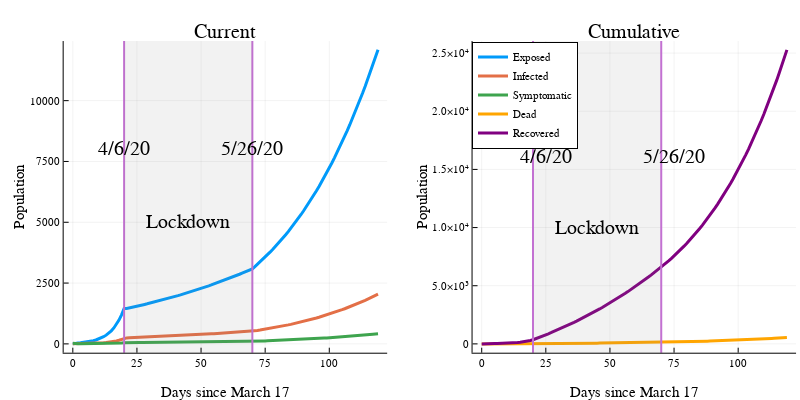

Notebook code cell kept with this figure:
### Code cell
plot(outer, inner, legend=(.59, .94), size=(800, 400), title=["Current" "Cumulative"])
xlabel!("Days since March 17", thickness_scaling=20)
ylabel!("Population")

### Figure 1 — Plotly figure (JSON) as saved in the notebook; plotly's stock layout.template omitted (floating-point values rounded to 4 significant figures)
{"data": [{"colorbar": {"title": ""}, "legendgroup": "Exposed", "line": {"color": "rgba(0, 154, 250, 1.000)", "dash": "solid", "shape": "linear", "width": 3}, "mode": "lines", "name": "Exposed", "showlegend": true, "type": "scatter", "x": [0, 1, 2, 3, 4, 5, 6, 7, 8, 9, 10, 11, 12, 13, 14, 15, 16, 17, 18, 19, 20, 21, 22, 23, 24, 25, 26, 27, 28, 29, 30, 31, 32, 33, 34, 35, 36, 37, 38, 39, 40, 41, 42, 43, 44, 45, 46, 47, 48, 49, 50, 51, 52, 53, 54, 55, 56, 57, 58, 59, 60, 61, 62, 63, 64, 65, 66, 67, 68, 69, 70, 71, 72, 73, 74, 75, 76, 77, 78, 79, 80, 81, 82, 83, 84, 85, 86, 87, 88, 89, 90, 91, 92, 93, 94, 95, 96, 97, 98, 99, 100, 101, 102, 103, 104, 105, 106, 107, 108, 109, 110, 111, 112, 113, 114, 115, 116, 117, 118, 119], "xaxis": "x1", "y": [0, 29.86, 39.49, 48.45, 59.19, 72.31, 88.35, 108.0, 131.9, 161.2, 196.9, 240.6, 294.0, 359.2, 438.9, 536.2, 655.1, 800.4, 977.9, 1195.0, 1460.0, 1459.0, 1478.0, 1500.0, 1524.0, 1548.0, 1573.0, 1597.0, 1623.0, 1648.0, 1674.0, 1700.0, 1727.0, 1754.0, 1782.0, 1809.0, 1838.0, 1866.0, 1896.0, 1925.0, 1955.0, 1986.0, 2017.0, 2048.0, 2080.0, 2112.0, 2145.0, 2178.0, 2212.0, 2246.0, 2280.0, 2315.0, 2351.0, 2387.0, 2424.0, 2461.0, 2499.0, 2537.0, 2576.0, 2615.0, 2655.0, 2695.0, 2736.0, 2778.0, 2820.0, 2863.0, 2906.0, 2950.0, 2994.0, 3039.0, 3085.0, 3180.0, 3274.0, 3369.0, 3468.0, 3569.0, 3673.0, 3780.0, 3890.0, 4003.0, 4119.0, 4239.0, 4361.0, 4487.0, 4617.0, 4750.0, 4887.0, 5027.0, 5172.0, 5320.0, 5472.0, 5628.0, 5789.0, 5954.0, 6123.0, 6297.0, 6475.0, 6658.0, 6846.0, 7039.0, 7237.0, 7439.0, 7648.0, 7861.0, 8080.0, 8304.0, 8534.0, 8770.0, 9012.0, 9259.0, 9513.0, 9773.0, 10040.0, 10310.0, 10590.0, 10880.0, 11170.0, 11470.0, 11770.0, 12090.0], "yaxis": "y1", "zmax": null, "zmin": null}, {"colorbar": {"title": ""}, "legendgroup": "Infected", "line": {"color": "rgba(227, 111, 71, 1.000)", "dash": "solid", "shape": "linear", "width": 3}, "mode": "lines", "name": "Infected", "showlegend": true, "type": "scatter", "x": [0, 1, 2, 3, 4, 5, 6, 7, 8, 9, 10, 11, 12, 13, 14, 15, 16, 17, 18, 19, 20, 21, 22, 23, 24, 25, 26, 27, 28, 29, 30, 31, 32, 33, 34, 35, 36, 37, 38, 39, 40, 41, 42, 43, 44, 45, 46, 47, 48, 49, 50, 51, 52, 53, 54, 55, 56, 57, 58, 59, 60, 61, 62, 63, 64, 65, 66, 67, 68, 69, 70, 71, 72, 73, 74, 75, 76, 77, 78, 79, 80, 81, 82, 83, 84, 85, 86, 87, 88, 89, 90, 91, 92, 93, 94, 95, 96, 97, 98, 99, 100, 101, 102, 103, 104, 105, 106, 107, 108, 109, 110, 111, 112, 113, 114, 115, 116, 117, 118, 119], "xaxis": "x1", "y": [2, 3.514, 5.72, 7.366, 9.075, 11.1, 13.57, 16.58, 20.25, 24.75, 30.24, 36.95, 45.14, 55.16, 67.39, 82.34, 100.6, 122.9, 150.2, 183.5, 224.2, 245.5, 251.5, 255.7, 259.8, 263.9, 268.0, 272.3, 276.6, 280.9, 285.3, 289.8, 294.4, 299.0, 303.7, 308.4, 313.3, 318.2, 323.1, 328.2, 333.3, 338.5, 343.8, 349.1, 354.5, 360.0, 365.6, 371.3, 377.0, 382.8, 388.8, 394.8, 400.8, 407.0, 413.3, 419.6, 426.0, 432.5, 439.2, 445.9, 452.7, 459.6, 466.6, 473.6, 480.8, 488.1, 495.5, 503.0, 510.6, 518.3, 526.0, 538.3, 553.7, 569.8, 586.5, 603.6, 621.2, 639.3, 657.9, 677.1, 696.7, 716.9, 737.7, 759.0, 781.0, 803.5, 826.7, 850.4, 874.9, 900.0, 925.8, 952.2, 979.4, 1007.0, 1036.0, 1065.0, 1096.0, 1127.0, 1158.0, 1191.0, 1225.0, 1259.0, 1294.0, 1330.0, 1368.0, 1406.0, 1445.0, 1485.0, 1526.0, 1568.0, 1611.0, 1655.0, 1700.0, 1746.0, 1793.0, 1842.0, 1892.0, 1942.0, 1994.0, 2047.0], "yaxis": "y1", "zmax": null, "zmin": null}, {"colorbar": {"title": ""}, "legendgroup": "Symptomatic", "line": {"color": "rgba(62, 164, 78, 1.000)", "dash": "solid", "shape": "linear", "width": 3}, "mode": "lines", "name": "Symptomatic", "showlegend": true, "type": "scatter", "x": [0, 1, 2, 3, 4, 5, 6, 7, 8, 9, 10, 11, 12, 13, 14, 15, 16, 17, 18, 19, 20, 21, 22, 23, 24, 25, 26, 27, 28, 29, 30, 31, 32, 33, 34, 35, 36, 37, 38, 39, 40, 41, 42, 43, 44, 45, 46, 47, 48, 49, 50, 51, 52, 53, 54, 55, 56, 57, 58, 59, 60, 61, 62, 63, 64, 65, 66, 67, 68, 69, 70, 71, 72, 73, 74, 75, 76, 77, 78, 79, 80, 81, 82, 83, 84, 85, 86, 87, 88, 89, 90, 91, 92, 93, 94, 95, 96, 97, 98, 99, 100, 101, 102, 103, 104, 105, 106, 107, 108, 109, 110, 111, 112, 113, 114, 115, 116, 117, 118, 119], "xaxis": "x1", "y": [22, 4.514, 1.681, 1.459, 1.698, 2.064, 2.521, 3.08, 3.763, 4.598, 5.618, 6.865, 8.388, 10.25, 12.52, 15.3, 18.69, 22.84, 27.9, 34.09, 41.65, 48.41, 51.25, 52.55, 53.48, 54.34, 55.21, 56.08, 56.96, 57.86, 58.77, 59.69, 60.63, 61.58, 62.55, 63.53, 64.52, 65.53, 66.56, 67.6, 68.65, 69.72, 70.81, 71.91, 73.03, 74.16, 75.31, 76.48, 77.67, 78.87, 80.08, 81.32, 82.57, 83.84, 85.13, 86.44, 87.77, 89.11, 90.48, 91.86, 93.26, 94.68, 96.12, 97.59, 99.07, 100.6, 102.1, 103.6, 105.2, 106.8, 108.4, 110.4, 113.3, 116.5, 119.9, 123.4, 127.0, 130.7, 134.5, 138.4, 142.4, 146.5, 150.8, 155.2, 159.6, 164.3, 169.0, 173.9, 178.9, 184.0, 189.3, 194.7, 200.3, 206.0, 211.8, 217.9, 224.0, 230.4, 236.9, 243.6, 250.5, 257.5, 264.7, 272.1, 279.7, 287.5, 295.5, 303.7, 312.1, 320.7, 329.5, 338.5, 347.8, 357.3, 367.0, 376.9, 387.1, 397.5, 408.2, 419.1], "yaxis": "y1", "zmax": null, "zmin": null}, {"colorbar": {"title": ""}, "legendgroup": "", "line": {"color": "rgba(195, 113, 210, 1.000)", "dash": "solid", "shape": "linear", "width": 2}, "mode": "lines", "name": "", "showlegend": false, "type": "scatter", "x": [20, 20], "xaxis": "x1", "y": [-1282000.0, 1294000.0], "yaxis": "y1", "zmax": null, "zmin": null}, {"colorbar": {"title": ""}, "legendgroup": "", "line": {"color": "rgba(195, 113, 210, 1.000)", "dash": "solid", "shape": "linear", "width": 2}, "mode": "lines", "name": "", "showlegend": false, "type": "scatter", "x": [70, 70], "xaxis": "x1", "y": [-1282000.0, 1294000.0], "yaxis": "y1", "zmax": null, "zmin": null}, {"fill": "tozeroy", "fillcolor": "rgba(128, 128, 128, 0.100)", "hoverinfo": "none", "legendgroup": "", "line": {"color": "rgba(0, 0, 0, 0.100)", "dash": "solid", "width": 0}, "mode": "lines", "name": "", "showlegend": false, "type": "scatter", "x": [20, 20, 70, 70, 20], "xaxis": "x1", "y": [-1282000.0, 1294000.0, 1294000.0, -1282000.0, -1282000.0], "yaxis": "y1"}, {"colorbar": {"title": ""}, "legendgroup": "Dead", "line": {"color": "rgba(255, 165, 0, 1.000)", "dash": "solid", "shape": "linear", "width": 3}, "mode": "lines", "name": "Dead", "showlegend": true, "type": "scatter", "x": [0, 1, 2, 3, 4, 5, 6, 7, 8, 9, 10, 11, 12, 13, 14, 15, 16, 17, 18, 19, 20, 21, 22, 23, 24, 25, 26, 27, 28, 29, 30, 31, 32, 33, 34, 35, 36, 37, 38, 39, 40, 41, 42, 43, 44, 45, 46, 47, 48, 49, 50, 51, 52, 53, 54, 55, 56, 57, 58, 59, 60, 61, 62, 63, 64, 65, 66, 67, 68, 69, 70, 71, 72, 73, 74, 75, 76, 77, 78, 79, 80, 81, 82, 83, 84, 85, 86, 87, 88, 89, 90, 91, 92, 93, 94, 95, 96, 97, 98, 99, 100, 101, 102, 103, 104, 105, 106, 107, 108, 109, 110, 111, 112, 113, 114, 115, 116, 117, 118, 119], "xaxis": "x2", "y": [0, 0.3913, 0.4871, 0.541, 0.5974, 0.6649, 0.7473, 0.8479, 0.9709, 1.121, 1.305, 1.529, 1.803, 2.138, 2.547, 3.047, 3.658, 4.404, 5.316, 6.43, 7.791, 9.428, 11.23, 13.11, 15.02, 16.96, 18.94, 20.94, 22.98, 25.05, 27.15, 29.29, 31.46, 33.66, 35.9, 38.17, 40.48, 42.83, 45.21, 47.63, 50.08, 52.58, 55.11, 57.68, 60.3, 62.95, 65.65, 68.38, 71.16, 73.98, 76.85, 79.76, 82.71, 85.71, 88.76, 91.85, 94.99, 98.18, 101.4, 104.7, 108.0, 111.4, 114.9, 118.4, 121.9, 125.5, 129.2, 132.9, 136.6, 140.5, 144.3, 148.3, 152.3, 156.5, 160.7, 165.1, 169.6, 174.3, 179.0, 184.0, 189.0, 194.2, 199.6, 205.1, 210.8, 216.6, 222.6, 228.8, 235.2, 241.7, 248.4, 255.4, 262.5, 269.8, 277.3, 285.1, 293.0, 301.2, 309.7, 318.3, 327.2, 336.4, 345.8, 355.5, 365.4, 375.7, 386.2, 397.0, 408.1, 419.5, 431.2, 443.2, 455.6, 468.3, 481.4, 494.8, 508.6, 522.7, 537.2, 552.1], "yaxis": "y2", "zmax": null, "zmin": null}, {"colorbar": {"title": ""}, "legendgroup": "Recovered", "line": {"color": "rgba(128, 0, 128, 1.000)", "dash": "solid", "shape": "linear", "width": 3}, "mode": "lines", "name": "Recovered", "showlegend": true, "type": "scatter", "x": [0, 1, 2, 3, 4, 5, 6, 7, 8, 9, 10, 11, 12, 13, 14, 15, 16, 17, 18, 19, 20, 21, 22, 23, 24, 25, 26, 27, 28, 29, 30, 31, 32, 33, 34, 35, 36, 37, 38, 39, 40, 41, 42, 43, 44, 45, 46, 47, 48, 49, 50, 51, 52, 53, 54, 55, 56, 57, 58, 59, 60, 61, 62, 63, 64, 65, 66, 67, 68, 69, 70, 71, 72, 73, 74, 75, 76, 77, 78, 79, 80, 81, 82, 83, 84, 85, 86, 87, 88, 89, 90, 91, 92, 93, 94, 95, 96, 97, 98, 99, 100, 101, 102, 103, 104, 105, 106, 107, 108, 109, 110, 111, 112, 113, 114, 115, 116, 117, 118, 119], "xaxis": "x2", "y": [0, 17.92, 22.3, 24.77, 27.35, 30.44, 34.21, 38.82, 44.45, 51.33, 59.73, 70.0, 82.55, 97.88, 116.6, 139.5, 167.5, 201.6, 243.4, 294.4, 356.7, 431.6, 514.2, 600.0, 687.5, 776.5, 867.0, 958.8, 1052.0, 1147.0, 1243.0, 1341.0, 1440.0, 1541.0, 1644.0, 1748.0, 1853.0, 1961.0, 2070.0, 2180.0, 2293.0, 2407.0, 2523.0, 2641.0, 2760.0, 2882.0, 3005.0, 3131.0, 3258.0, 3387.0, 3518.0, 3651.0, 3787.0, 3924.0, 4064.0, 4205.0, 4349.0, 4495.0, 4643.0, 4794.0, 4946.0, 5102.0, 5259.0, 5419.0, 5581.0, 5746.0, 5913.0, 6083.0, 6255.0, 6430.0, 6608.0, 6788.0, 6973.0, 7163.0, 7358.0, 7558.0, 7765.0, 7978.0, 8196.0, 8422.0, 8653.0, 8892.0, 9137.0, 9390.0, 9650.0, 9917.0, 10190.0, 10470.0, 10770.0, 11070.0, 11370.0, 11690.0, 12020.0, 12350.0, 12700.0, 13050.0, 13420.0, 13790.0, 14180.0, 14570.0, 14980.0, 15400.0, 15830.0, 16270.0, 16730.0, 17200.0, 17680.0, 18170.0, 18680.0, 19200.0, 19740.0, 20290.0, 20860.0, 21440.0, 22040.0, 22650.0, 23280.0, 23930.0, 24590.0, 25280.0], "yaxis": "y2", "zmax": null, "zmin": null}, {"fill": "tozeroy", "fillcolor": "rgba(128, 128, 128, 0.100)", "hoverinfo": "none", "legendgroup": "", "line": {"color": "rgba(0, 0, 0, 0.100)", "dash": "solid", "width": 0}, "mode": "lines", "name": "", "showlegend": false, "type": "scatter", "x": [20, 20, 70, 70, 20], "xaxis": "x2", "y": [-2680000.0, 2705000.0, 2705000.0, -2680000.0, -2680000.0], "yaxis": "y2"}, {"colorbar": {"title": ""}, "legendgroup": "", "line": {"color": "rgba(195, 113, 210, 1.000)", "dash": "solid", "shape": "linear", "width": 2}, "mode": "lines", "name": "", "showlegend": false, "type": "scatter", "x": [20, 20], "xaxis": "x2", "y": [-2680000.0, 2705000.0], "yaxis": "y2", "zmax": null, "zmin": null}, {"colorbar": {"title": ""}, "legendgroup": "", "line": {"color": "rgba(195, 113, 210, 1.000)", "dash": "solid", "shape": "linear", "width": 2}, "mode": "lines", "name": "", "showlegend": false, "type": "scatter", "x": [70, 70], "xaxis": "x2", "y": [-2680000.0, 2705000.0], "yaxis": "y2", "zmax": null, "zmin": null}], "layout": {"annotations": [{"font": {"color": "rgba(0, 0, 0, 1.000)", "family": "sans-serif", "size": 20}, "rotation": 0, "showarrow": false, "text": "Current", "x": 0.2818, "xanchor": "center", "xref": "paper", "y": 1, "yanchor": "top", "yref": "paper"}, {"font": {"color": "rgba(0, 0, 0, 1.000)", "family": "sans-serif", "size": 20}, "rotation": 0, "showarrow": false, "text": "Lockdown", "x": 45, "xanchor": "center", "xref": "x1", "y": 5000, "yanchor": "middle", "yref": "y1"}, {"font": {"color": "rgba(0, 0, 0, 1.000)", "family": "sans-serif", "size": 20}, "rotation": 0, "showarrow": false, "text": "4/6/20", "x": 20, "xanchor": "center", "xref": "x1", "y": 7500, "yanchor": "bottom", "yref": "y1"}, {"font": {"color": "rgba(0, 0, 0, 1.000)", "family": "sans-serif", "size": 20}, "rotation": 0, "showarrow": false, "text": "5/26/20", "x": 70, "xanchor": "center", "xref": "x1", "y": 7500, "yanchor": "bottom", "yref": "y1"}, {"font": {"color": "rgba(0, 0, 0, 1.000)", "family": "sans-serif", "size": 20}, "rotation": 0, "showarrow": false, "text": "Cumulative", "x": 0.7929, "xanchor": "center", "xref": "paper", "y": 1, "yanchor": "top", "yref": "paper"}, {"font": {"color": "rgba(0, 0, 0, 1.000)", "family": "sans-serif", "size": 20}, "rotation": 0, "showarrow": false, "text": "Lockdown", "x": 45, "xanchor": "center", "xref": "x2", "y": 10000, "yanchor": "middle", "yref": "y2"}, {"font": {"color": "rgba(0, 0, 0, 1.000)", "family": "sans-serif", "size": 20}, "rotation": 0, "showarrow": false, "text": "4/6/20", "x": 25, "xanchor": "center", "xref": "x2", "y": 15000, "yanchor": "bottom", "yref": "y2"}, {"font": {"color": "rgba(0, 0, 0, 1.000)", "family": "sans-serif", "size": 20}, "rotation": 0, "showarrow": false, "text": "5/26/20", "x": 75, "xanchor": "center", "xref": "x2", "y": 15000, "yanchor": "bottom", "yref": "y2"}], "height": 400, "legend": {"bgcolor": "rgba(255, 255, 255, 1.000)", "bordercolor": "rgba(0, 0, 0, 1.000)", "borderwidth": 1, "font": {"color": "rgba(0, 0, 0, 1.000)", "family": "sans-serif", "size": 11}, "tracegroupgap": 0, "traceorder": "normal", "x": 0.59, "xanchor": "left", "y": 0.94, "yanchor": "top"}, "margin": {"b": 20, "l": 0, "r": 0, "t": 20}, "paper_bgcolor": "rgba(255, 255, 255, 1.000)", "plot_bgcolor": "rgba(255, 255, 255, 1.000)", "showlegend": true, "width": 800, "xaxis1": {"anchor": "y1", "domain": [0.07957, 0.484], "gridcolor": "rgba(0, 0, 0, 0.100)", "gridwidth": 0.5, "linecolor": "rgba(0, 0, 0, 1.000)", "mirror": false, "range": [-3.57, 122.6], "showgrid": true, "showline": true, "showticklabels": true, "tickangle": 0, "tickcolor": "rgb(0, 0, 0)", "tickfont": {"color": "rgba(0, 0, 0, 1.000)", "family": "sans-serif", "size": 11}, "tickmode": "array", "ticks": "inside", "ticktext": ["0", "25", "50", "75", "100"], "tickvals": [0, 25, 50, 75, 100], "title": "Days since March 17", "titlefont": {"color": "rgba(0, 0, 0, 1.000)", "family": "sans-serif", "size": 15}, "type": "-", "visible": true, "zeroline": false, "zerolinecolor": "rgba(0, 0, 0, 1.000)"}, "xaxis2": {"anchor": "y2", "domain": [0.5907, 0.9951], "gridcolor": "rgba(0, 0, 0, 0.100)", "gridwidth": 0.5, "linecolor": "rgba(0, 0, 0, 1.000)", "mirror": false, "range": [-3.57, 122.6], "showgrid": true, "showline": true, "showticklabels": true, "tickangle": 0, "tickcolor": "rgb(0, 0, 0)", "tickfont": {"color": "rgba(0, 0, 0, 1.000)", "family": "sans-serif", "size": 11}, "tickmode": "array", "ticks": "inside", "ticktext": ["0", "25", "50", "75", "100"], "tickvals": [0, 25, 50, 75, 100], "title": "Days since March 17", "titlefont": {"color": "rgba(0, 0, 0, 1.000)", "family": "sans-serif", "size": 15}, "type": "-", "visible": true, "zeroline": false, "zerolinecolor": "rgba(0, 0, 0, 1.000)"}, "yaxis1": {"anchor": "x1", "domain": [0.07581, 0.9415], "gridcolor": "rgba(0, 0, 0, 0.100)", "gridwidth": 0.5, "linecolor": "rgba(0, 0, 0, 1.000)", "mirror": false, "range": [-362.6, 12450.0], "showgrid": true, "showline": true, "showticklabels": true, "tickangle": 0, "tickcolor": "rgb(0, 0, 0)", "tickfont": {"color": "rgba(0, 0, 0, 1.000)", "family": "sans-serif", "size": 11}, "tickmode": "array", "ticks": "inside", "ticktext": ["0", "2500", "5000", "7500", "10000"], "tickvals": [0, 2500, 5000, 7500, 10000], "title": "Population", "titlefont": {"color": "rgba(0, 0, 0, 1.000)", "family": "sans-serif", "size": 15}, "type": "-", "visible": true, "zeroline": false, "zerolinecolor": "rgba(0, 0, 0, 1.000)"}, "yaxis2": {"anchor": "x2", "domain": [0.07581, 0.9415], "gridcolor": "rgba(0, 0, 0, 0.100)", "gridwidth": 0.5, "linecolor": "rgba(0, 0, 0, 1.000)", "mirror": false, "range": [-758.3, 26040.0], "showgrid": true, "showline": true, "showticklabels": true, "tickangle": 0, "tickcolor": "rgb(0, 0, 0)", "tickfont": {"color": "rgba(0, 0, 0, 1.000)", "family": "sans-serif", "size": 11}, "tickmode": "array", "ticks": "inside", "ticktext": ["0", "5.0×10³", "1.0×10⁴", "1.5×10⁴", "2.0×10⁴", "2.5×10⁴"], "tickvals": [0, 5000, 10000, 15000, 20000, 25000], "title": "Population", "titlefont": {"color": "rgba(0, 0, 0, 1.000)", "family": "sans-serif", "size": 15}, "type": "-", "visible": true, "zeroline": false, "zerolinecolor": "rgba(0, 0, 0, 1.000)"}}}
